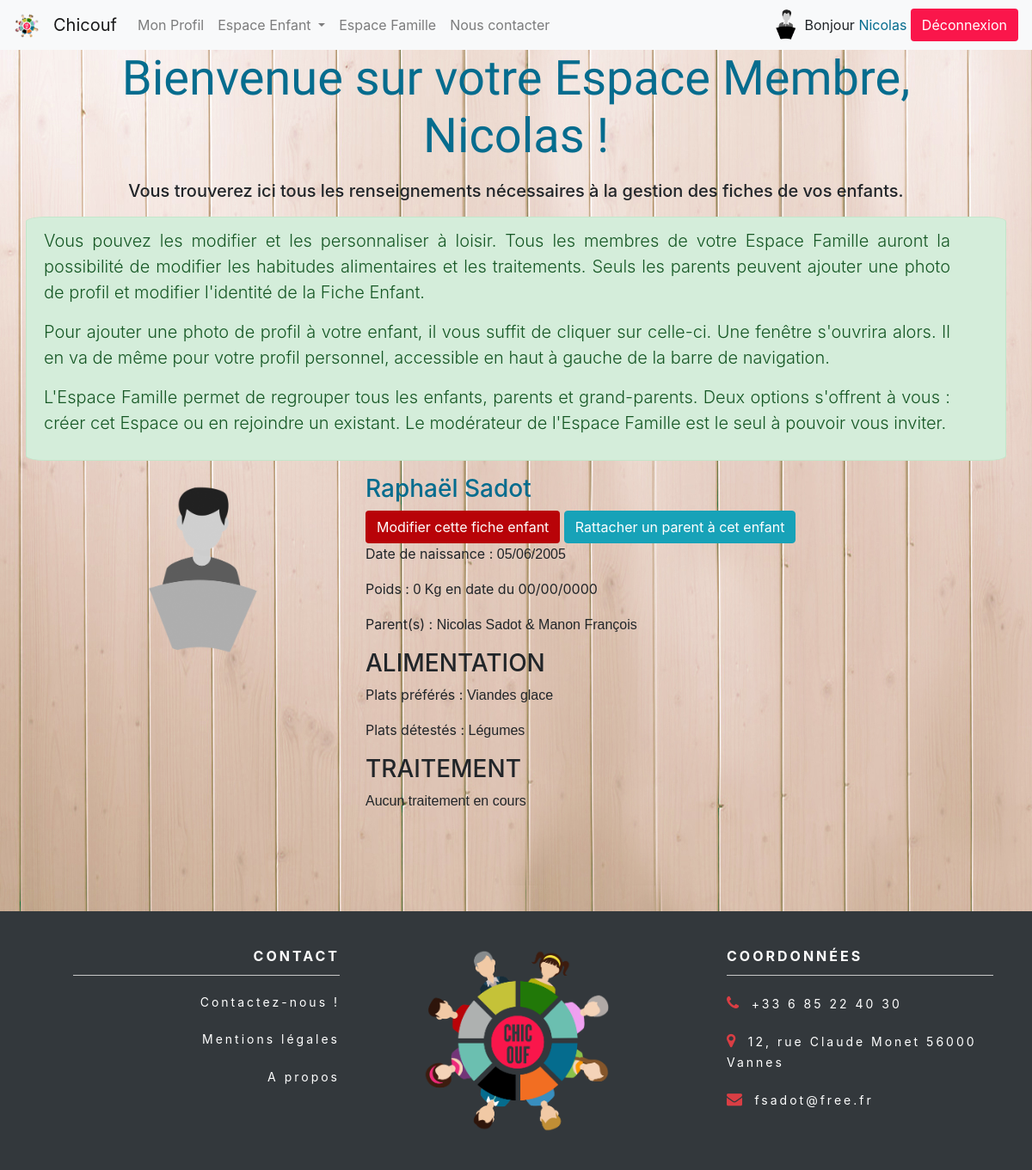
Page /index.php?action=memberView&idMember=10 (signed in) on the committed database.
### tables this page shows
CREATE TABLE IF NOT EXISTS `member_children` (
  `idMember` int(11) NOT NULL,
  `idChildren` int(11) NOT NULL
);

CREATE TABLE IF NOT EXISTS `children` (
`idChildren` int(11) NOT NULL,
  `surname` varchar(60) NOT NULL,
  `firstname` varchar(60) NOT NULL,
  `bulk` int(11) NOT NULL,
  `bulkDate` date NOT NULL,
  `img` text NOT NULL,
  `birthdate` date NOT NULL,
  `gender` int(11) NOT NULL,
  `parent1` varchar(60) NOT NULL,
  `parent2` varchar(60) DEFAULT NULL,
  `updateLog` datetime NOT NULL,
  `updateUser` varchar(255) NOT NULL
);

CREATE TABLE IF NOT EXISTS `meals` (
`idMeal` int(11) NOT NULL,
  `favorite_meal` text,
  `hated_meal` text,
  `idChildren` int(11) NOT NULL
);

### app/Controllers/frontOffice.php (called while the page is built, shortened)
<?php
class FrontOffice
{
    public function goToMember($idMember)
    {
        $childManager = new \Src\Models\ChildManager();
        $children = $childManager -> watchChild($idMember)->fetchAll();
        foreach ($children as $idChild=>$one_child) {
            $meals = $childManager -> getMealsInfos($one_child['idChildren'])->fetchAll();
            $children[$idChild]['meal'] = $meals;
            $TTT = $childManager -> getDateTTT($one_child['idChildren'])->fetchAll();
            $children[$idChild]['TTT'] = $TTT;
            $allergies = $childManager -> getAllergyInfos($one_child['idChildren'])->fetchAll();
            $children[$idChild]['allergies'] = $allergies;
        }
        require 'app/Views/frontend/memberView.php';
    }
}

### app/Models/ChildManager.php (called while the page is built, shortened)
<?php
class ChildManager extends Manager
{
    public function watchChild($idMember){
        $db = $this -> dbConnect();
        $data = $db->prepare('SELECT children.idChildren, member_children.idMember, surname, firstname, img, parent1, parent2, updateUser, bulk, DATE_FORMAT(bulkDate,\'%d/%m/%Y\') as new_bulkDate, children.gender,DATE_FORMAT(updateLog, \'%d/%m/%Y à %Hh%i\') as new_updateLog,  DATE_FORMAT(birthdate, \'%d/%m/%Y\') as new_birthdate FROM children INNER JOIN member_children ON member_children.idChildren = children.idChildren WHERE idMember = ?');
        $data->execute(array($idMember));
        return $data;
    }
    public function getMealsInfos($one_childId){
        $db = $this -> dbConnect();
        $connex2 = $db->prepare('SELECT * FROM meals WHERE idChildren = ?');
        $connex2->execute(array($one_childId));
        return $connex2;
    }
    public function getAllergyInfos($one_childId){
        $db = $this -> dbConnect();
        $connex4 = $db->prepare('SELECT * FROM allergy INNER JOIN children_allergy ON children_allergy.idAllergy = allergy.idAllergy WHERE idChildren = ?');
        $connex4->execute(array($one_childId));
        return $connex4;
    }
    public function getDateTTT($idChild){
        $db = $this -> dbConnect();
        $getDateTTT = $db->prepare('SELECT idTTT, DATE_FORMAT(startDate, \'%d/%m/%Y\') as new_startDate FROM treatment WHERE idChildren=?');
        $getDateTTT->execute(array($idChild));
        return $getDateTTT;
    }
}

### app/Views/frontend/memberView.php (the view, shortened to what this page needs)
<?php require 'templateNav.php' ?>
<div class="container pageMV" >
<?php
if($_SESSION["gender"]==0){
?>
  <span class="pseudoM h1Fam"><h1 class="styleH1" >Bienvenue sur votre Espace Membre, <?= $_SESSION['firstname'] ?>&nbsp;!</h1></span>
<?php
}
else{
?>
  <span class="pseudoF h1Fam"><h1 class="styleH1">Bienvenue sur votre Espace Membre, <?= $_SESSION['firstname'] ?>&nbsp;!</h1></span>
<?php
}
?>
  <article class="row justify-content-md-center" style="text-align:center;text-align:justify;"> <h5 class="h5Mem">Vous trouverez ici tous les renseignements nécessaires à la gestion des fiches de vos enfants.</h5>
  <div class="lead loco alert alert-success alert-dismissible fade show"  data-dismiss="alert" role="alert" title="Faîtes disparaitre ce message en cliquant dessus, il réapparaitra la prochaine fois que vous viendrez sur cette page ;)">
    <p class="pMem"> Vous pouvez les modifier et les personnaliser à loisir. Tous les membres de votre Espace Famille auront la possibilité de modifier les habitudes alimentaires et les traitements. Seuls les parents peuvent ajouter une photo de profil et modifier l'identité de la Fiche Enfant.</p>
    <p class="pMem">Pour ajouter une photo de profil à votre enfant, il vous suffit de cliquer sur celle-ci. Une fenêtre s'ouvrira alors. Il en va de même pour votre profil personnel, accessible en haut à gauche de la barre de navigation.</p>
    <p class="pMem">L'Espace Famille permet de regrouper tous les enfants, parents et grand-parents. Deux options s'offrent à vous : créer cet Espace ou en rejoindre un existant. Le modérateur de l'Espace Famille est le seul à pouvoir vous inviter. </p>
  </article>
  <section class="row justify-content-md-center">
  <?php
if(empty($children)){
?>
                <p>Vous pouvez dès à présent créer une fiche pour votre enfant, créer un Espace Famille ou en rejoindre un. Le modérateur de l'Espace Famille, c'est-à-dire celui qui est à l'origine de sa création, est le seul à pouvoir vous rattacher à cet Espace en renseignant votre email. Si dans votre entourage, aucun espace n'a été créé, soyez la première personne à le faire et devenez-en le modérateur. Rendez-vous sur l'Espace Famille, accessible dans la barre de navigation. </p>
                <img id="logoTurn2" class="logTurn" src="app/Public/uploads/logo.png" alt="logo pleine page" title="logo pleine page" />
<?php
}
else{
    foreach($children as $one_child){
?>
    <article class="col-sm-3 avatarBox social newMargin" >
    <a href="#" data-toggle="modal" data-target="#exampleModal<?= $one_child['idChildren'] ?>" data-whatever="@mdo" class="photoChild2" style="background-image: url(<?= $one_child['img'] ?>);" title="Vous pouvez modifier la photo" ></a>
    </article>
    <article class=" offset-sm-2 col-sm-7 offset-md-0 social" >
<?php
if($one_child["gender"]==1){
?>
    <h3 class="pseudoF"><?= $one_child['firstname']; ?> <?= $one_child['surname']; ?> </h3>
<?php
}
else{
?>
    <h3 class="pseudoM"><?= $one_child['firstname']; ?> <?= $one_child['surname']; ?> </h3>
<?php
}
?>
                    <a href="index.php?action=goToUpdateChild&idChildren=<?= $one_child['idChildren']; ?>" class="social"><button type="button" style="background-color:#b80308;color:white;" class="btn">Modifier cette fiche enfant</button></a>
                    <button type="button" class="btn social btn-info" data-toggle="modal" data-target="#exampleModal2<?= $one_child['idChildren'] ?>">Rattacher un parent à cet enfant</button>
                    <p class="social">Date de naissance : <span class="writings"><?= $one_child['new_birthdate']; ?></span></p>
                    <p class="social">Poids : <span class="writings"><?= $one_child['bulk']; ?> Kg</span> en date du <?= $one_child['new_bulkDate'] ?></p>
                    <p class="social">Parent(s) : <span class="writings"><?= $one_child['parent1']?></span>
    <?php
    if(!empty($one_child['parent2'])){
    ?>
    <span class="writings">& </span><span class="writings"><?= $one_child['parent2']?></span>
    <?php
    }
?>
</p>
<?php
    foreach($one_child['meal'] as $nMeals){
    ?>
                        <h3 class="social titlesMV">ALIMENTATION </h3>
                        <p class="social">Plats préférés : <span class="writings"><?= $nMeals['favorite_meal']; ?></span></p>
                        <p class="social">Plats détestés : <span class="writings"><?= $nMeals['hated_meal']; ?></p>
    <?php
    }
    ?>
                        <h3 class="social titlesMV">TRAITEMENT</h3>
<?php
if(!(empty($one_child['TTT']))){
    foreach($one_child['TTT'] as $newTTT){
?>
                        <p class="social" >Début du Traitement : <?= $newTTT['new_startDate']; ?></p>
                        <p class="social">Médicaments, posologies :</p>
                        <p>
<?php
        foreach($newTTT['meds'] as $Nmeds){
?>
                        <span class="ita"><?= $Nmeds['title']; ?></span> (<?= $Nmeds['content']; ?>)<br />
                        </p>
    <?php
        }
    }
}
else{
?>
                    <p class="writings">Aucun traitement en cours</p>
<?php
}
?>
<?php
}
}
?>
  </section>
</div>
<?php require 'templateHeadScripts.php'; ?>

### app/Public/css/style.css (style rules this page uses)
body { font-family: 'Roboto', sans-serif; background-color: #dbe7f7; }
h5 { color:black; }
.avatarBox a, .photoChild2 { margin-top:10px; min-width: 200px; height: 200px; border-radius:50%; background-size:contain; background-position: center center; display: inline-block; }
.avatarBox { color:black; }
.h1Fam { text-align:center; }
.loco { border-radius: 2% !important; }
.h5Mem { padding:10px 20px; }
.avatarBox .photoChild, .loco { animation: blurFadeIn 0.5s ease-in 0.3s backwards; }
.writings { font-family: Verdana, Geneva, Tahoma, sans-serif; }
.pageMV { border-radius:2%; }
.pseudoM { color:#056c8e; }
.styleH1 { font-family: 'Caveat Brush', cursive; font-size: 3.5rem; }

### app/Views/frontend/memberView.php (style rules this page uses)
body { background-image:url(app/Public/Backgrounds/backg-bois-rouge.jpg);background-attachment:fixed;background-repeat:no-repeat; }

### rows in the picture
member_children: idChildren.img (picture), idChildren.firstname "Raphaël", idChildren.surname "Sadot", new_birthdate "05/06/2005", idChildren.bulk "0", new_bulkDate "00/00/0000", idChildren.parent1 "Nicolas Sadot", idChildren.parent2 "Manon François"
meals: favorite_meal "Viandes glace", hated_meal "Légumes"

### other values in the picture
$_SESSION['firstname'] "Nicolas"
